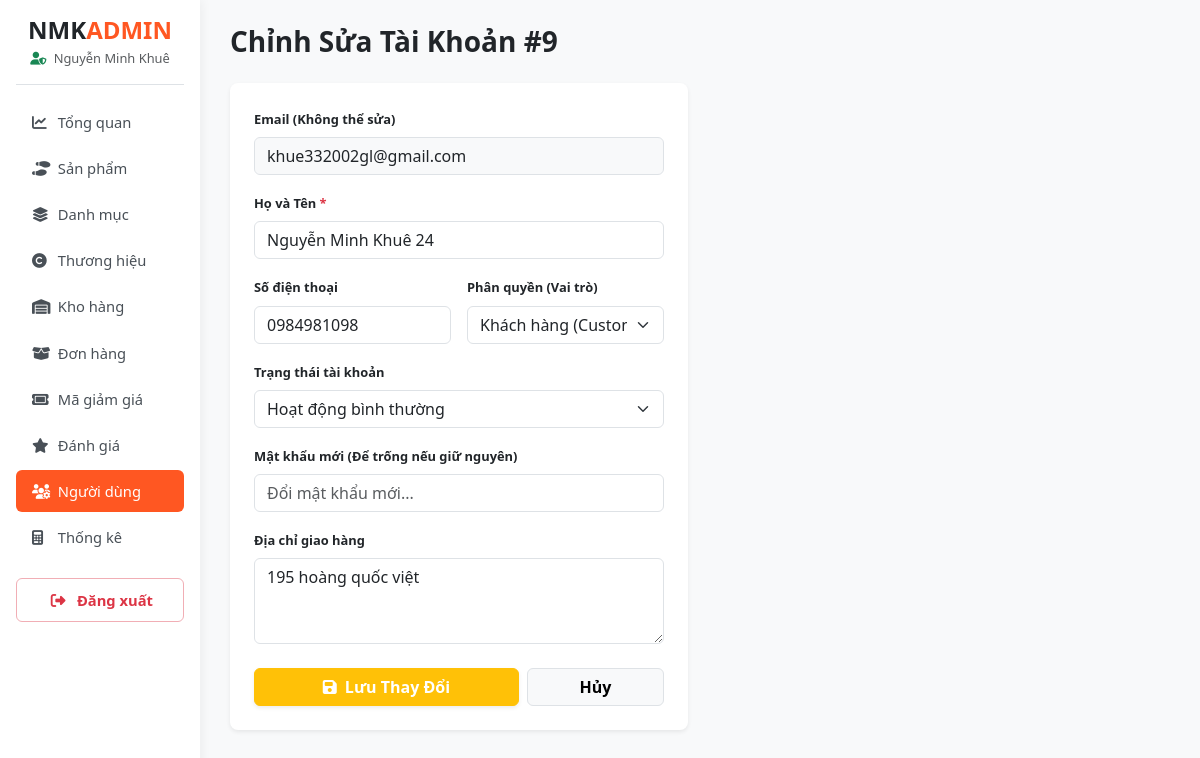
Screenshot of /admin/modules/nguoi-dung/edit-nguoidung.php?id=9 (signed in) with the database file from the repository.
### tables this page shows
CREATE TABLE `users` (
  `id` int(11) NOT NULL,
  `username` varchar(50) NOT NULL,
  `password` varchar(255) NOT NULL,
  `fullname` varchar(100) NOT NULL,
  `email` varchar(100) NOT NULL,
  `phone` varchar(15) DEFAULT NULL,
  `address` text DEFAULT NULL,
  `role` enum('admin','staff','customer') DEFAULT 'customer',
  `status` tinyint(1) NOT NULL DEFAULT 1,
  `created_at` timestamp NOT NULL DEFAULT current_timestamp(),
  `updated_at` timestamp NOT NULL DEFAULT current_timestamp() ON UPDATE current_timestamp()
);

### config.php (called while the page is built, shortened)
<?php
function sanitize($data) {
    return htmlspecialchars(trim((string)$data), ENT_QUOTES, 'UTF-8');
}

### admin/modules/nguoi-dung/edit-nguoidung.php (the view, shortened to what this page needs)
<?php
require_once __DIR__ . '/../../../config.php';
require_once __DIR__ . '/../../includes/header.php';
require_once __DIR__ . '/../../includes/sidebar.php';
$id = isset($_GET['id']) ? (int)$_GET['id'] : 0;
$stmt = $pdo->prepare("SELECT * FROM users WHERE id = ?");
$stmt->execute([$id]);
$user = $stmt->fetch();
?>
<div class="mb-4">
    <h3 class="fw-bold m-0 text-dark">Chỉnh Sửa Tài Khoản #<?= $user['id'] ?></h3>
</div>
<div class="row">
    <div class="col-12 col-md-8 col-lg-6">
        <div class="card border-0 shadow-sm p-4 bg-white rounded-3">
            <form action="" method="POST">
                <div class="mb-3">
                    <label class="form-label small fw-bold">Email (Không thể sửa)</label>
                    <input type="email" class="form-control bg-light" value="<?= sanitize($user['email']) ?>" readonly>
                </div>
                <div class="mb-3">
                    <label class="form-label small fw-bold">Họ và Tên <span class="text-danger">*</span></label>
                    <input type="text" name="fullname" class="form-control" value="<?= sanitize($user['fullname']) ?>" required>
                </div>
                <div class="row g-3 mb-3">
                    <div class="col-6">
                        <label class="form-label small fw-bold">Số điện thoại</label>
                        <input type="text" name="phone" class="form-control" value="<?= sanitize($user['phone'] ?? '') ?>">
                    </div>
                    <div class="col-6">
                        <label class="form-label small fw-bold">Phân quyền (Vai trò)</label>
                        <select name="role" class="form-select" <?= $user['id'] == ($_SESSION['user']['id'] ?? 0) ? 'disabled' : '' ?>>
                            <option value="customer" <?= $user['role'] === 'customer' ? 'selected' : '' ?>>Khách hàng (Customer)</option>
                        </select>
                    </div>
                </div>
                <div class="mb-3">
                    <label class="form-label small fw-bold">Trạng thái tài khoản</label>
                    <select name="status" class="form-select" <?= $user['id'] == ($_SESSION['user']['id'] ?? 0) ? 'disabled' : '' ?>>
                        <option value="1" <?= ($user['status'] ?? 1) == 1 ? 'selected' : '' ?>>Hoạt động bình thường</option>
                    </select>
                </div>
                <div class="mb-3">
                    <label class="form-label small fw-bold">Mật khẩu mới (Để trống nếu giữ nguyên)</label>
                    <input type="password" name="new_password" class="form-control" placeholder="Đổi mật khẩu mới...">
                </div>
                <div class="mb-4">
                    <label class="form-label small fw-bold">Địa chỉ giao hàng</label>
                    <textarea name="address" class="form-control" rows="3"><?= sanitize($user['address'] ?? '') ?></textarea>
                </div>
                <div class="d-flex gap-2">
                    <button type="submit" name="update_user" class="btn btn-warning text-white w-100 py-2.5 fw-bold shadow-sm">
                        <i class="fa-solid fa-floppy-disk me-1"></i> Lưu Thay Đổi
                    </button>
                    <a href="<?= BASE_URL ?>admin/modules/nguoi-dung/index-nguoidung.php" class="btn btn-light border w-50 py-2.5 fw-bold">Hủy</a>
                </div>
            </form>
        </div>
    </div>
</div>
<?php require_once __DIR__ . '/../../includes/footer.php'; ?>

### assets/css/style.css (style rules this page uses)
body.admin-body { background-color: #f8f9fa; font-family: 'Segoe UI', Roboto, Helvetica, Arial, sans-serif; font-size: 0.92rem; }

### rows the page displays
users: id "9", email "khue332002gl@gmail.com", fullname "Nguyễn Minh Khuê 24", phone "0984981098", role "Khách hàng (Customer)", status "Hoạt động bình thường", address "195 hoàng quốc việt"

### other values shown
$_SESSION['user']['fullname'] "Nguyễn Minh Khuê"
